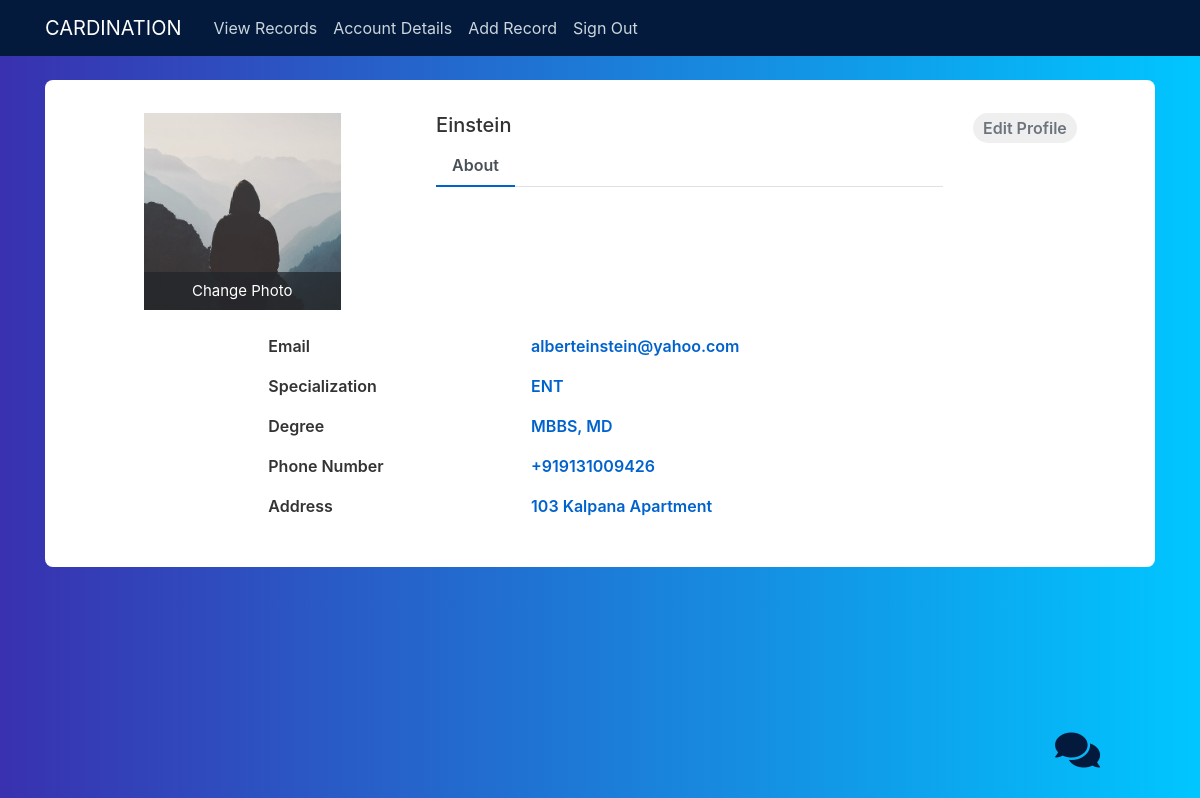
Screenshot of /accountDoc (signed in) with the database file from the repository.
### cardination/models.py (models this page shows, shortened)
class Doctor(db.Model):
    id = db.Column(db.Integer, db.ForeignKey('user.id'), primary_key = True)
    username = db.Column(db.String(20), unique = True, nullable = False)
    email = db.Column(db.String(120), unique = True, nullable = False)
    image_file = db.Column(db.String(20), nullable = False, default = 'default.jpg')
    password = db.Column(db.String(60), nullable = False)
    specialization= db.Column(db.String(60), nullable = False)
    degree= db.Column(db.String(60), nullable = False)
    gender= db.Column(db.String(1), nullable = True)
    phone_number= db.Column(db.String(60), nullable = False)
    address= db.Column(db.String(120), nullable = True)
    records = db.relationship('Record',backref='doctor',lazy=True)

### cardination/doctor/routes.py (the view)
@doctor.route("/accountDoc")
@login_required(role='Doctor')
def accountDoc():
    doc = Doctor.query.filter_by(id=current_user.id).first()
    if doc:
        image_file=url_for('static',filename='profile_pic/'+Doctor.query.filter_by(id=current_user.id).first().image_file)
        return render_template('accountDoc.html',image_file=image_file, doc=doc)
    else:
        return redirect(url_for('doctor.logout'))

### cardination/main/utils.py (called while the page is built)
def login_required(role="ANY"):
    def wrapper(fn):
        @wraps(fn)
        def decorated_view(*args, **kwargs):
            if not current_user.is_authenticated:
              return login_manager.unauthorized()
            if ((current_user.urole != role) and (role != "ANY")):
                return login_manager.unauthorized()
            return fn(*args, **kwargs)
        return decorated_view
    return wrapper

### cardination/models.py (called while the page is built)
@login_manager.user_loader
def load_user(user_id):
    return User.query.get(int(user_id))

### cardination/templates/accountDoc.html (shortened to what this page needs)
{% extends "layoutDoc.html" %}
{% block content %}
<div class="container emp-profile">
<form method="post">
<div class="row">
    <div class="col-md-4">
        <div class="profile-img">
            <img src="{{ image_file }}" alt=""/>
            <div class="file btn btn-lg btn-primary">
                Change Photo
            </div>
        </div>
    </div>
    <div class="col-md-6">
        <div class="profile-head">
                    <h5>
                        {{ doc.username }}
                    </h5>
            <ul class="nav nav-tabs" id="myTab" role="tablist">
                <li class="nav-item">
                    <a class="nav-link active" id="home-tab" data-toggle="tab" href="#home" role="tab" aria-controls="home" aria-selected="true">About</a>
                </li>
            </ul>
        </div>
    </div>
    <div class="col-md-2">
        <input type="submit" class="profile-edit-btn" name="btnAddMore" value="Edit Profile"/>
    </div>
</div>
<div class="row">
    <div class="col-md-8">
        <div style="margin-left:190px;" class="tab-content profile-tab" id="myTabContent">
            <div class="tab-pane fade show active" id="home" role="tabpanel" aria-labelledby="home-tab">
                <div class="row">
                            <div class="col-md-6">
                                <label>Email</label>
                            </div>
                            <div class="col-md-6">
                                <p>{{ doc.email }}</p>
                            </div>
                        </div>
                        <div class="row">
                            <div class="col-md-6">
                                <label>Specialization</label>
                            </div>
                            <div class="col-md-6">
                                <p>{{ doc.specialization }}</p>
                            </div>
                        </div>
                        <div class="row">
                            <div class="col-md-6">
                                <label>Degree</label>
                            </div>
                            <div class="col-md-6">
                                <p>{{ doc.degree }}</p>
                            </div>
                        </div>
                        <div class="row">
                            <div class="col-md-6">
                                <label>Phone Number</label>
                            </div>
                            <div class="col-md-6">
                                <p>{{ doc.phone_number }}</p>
                            </div>
                        </div>
                        <div class="row">
                            <div class="col-md-6">
                                <label>Address</label>
                            </div>
                            <div class="col-md-6">
                                <p>{{ doc.address }}</p>
                            </div>
                        </div>
                    </div>
                </div>
            </div>
        </div>
    </form>
</div>
{% endblock content %}

### cardination/static/main.css (style rules this page uses)
html { scroll-behavior: smooth; }
body { background: #fafafa; color: #333333; margin-top: 5rem; }
h1, h2, h3, h4, h5, h6 { color: #444444; }

### cardination/templates/accountDoc.html (style rules this page uses)
body { background: -webkit-linear-gradient(left, #3931af, #00c6ff); }
.emp-profile { padding: 3%; margin-top: 3%; margin-bottom: 3%; border-radius: 0.5rem; background: #fff; }
.profile-img { text-align: center; }
.profile-img img { width: 60%; height: 100%; }
.profile-img .file { position: relative; overflow: hidden; margin-top: -20%; width: 60%; border: none; border-radius: 0; font-size: 15px; background: #212529b8; }
.profile-head h5 { color: #333; }
.profile-edit-btn { border: none; border-radius: 1.5rem; width: 70%; padding: 2%; font-weight: 600; color: #6c757d; cursor: pointer; }
.profile-head .nav-tabs { margin-bottom:5%; }
.profile-head .nav-tabs .nav-link { font-weight:600; border: none; }
.profile-head .nav-tabs .nav-link.active { border: none; border-bottom:2px solid #0062cc; }
.profile-tab label { font-weight: 600; }
.profile-tab p { font-weight: 600; color: #0062cc; }

### rows the page displays
Doctor: username "Einstein", email "alberteinstein@yahoo.com", specialization "ENT", degree "MBBS, MD", phone_number "+919131009426", address "103 Kalpana Apartment"
